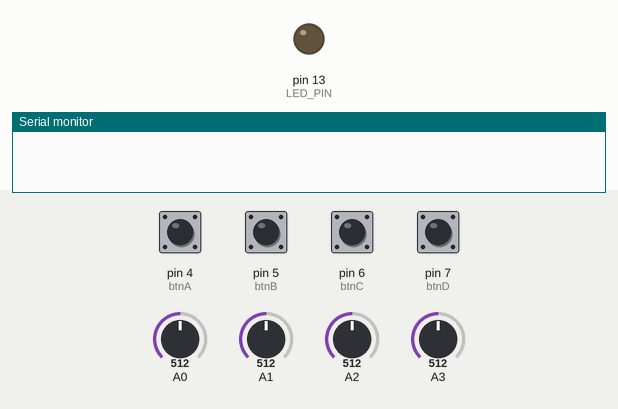
This sketch was run on a simulated Arduino Uno, built with avr-gcc and run on an emulated ATmega328P. On the bench: output pins drawn as LEDs (lit = HIGH), the last lines printed to the serial monitor. Dashed ring = blinking. The test bench sets the inputs (shaded band); at power-on: pin 4 (btnA), pin 5 (btnB), pin 6 (btnC), pin 7 (btnD) HIGH, A0 = 512, A1 = 512, A2 = 512, A3 = 512. MIDI output is not drawn.

Above: at 1.2 s.
1.3 s: pin 4 (btnA) pulled LOW for 0.15 s
At 1.5 s:
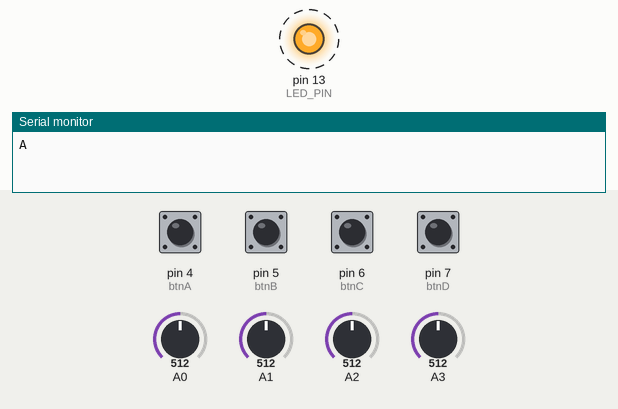
3.0 s: pin 5 (btnB) pulled LOW for 0.15 s
At 4.3 s:
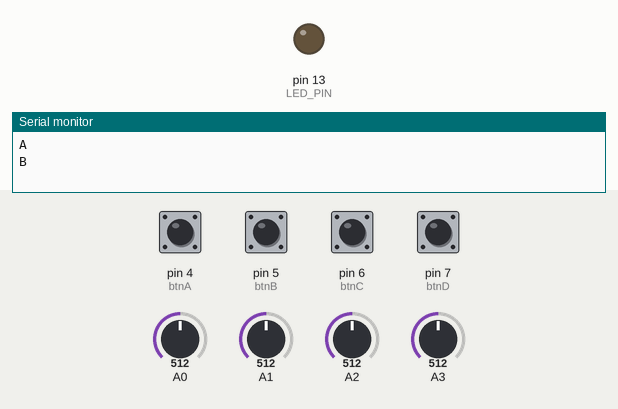
4.6 s: pin 6 (btnC) pulled LOW for 0.15 s
At 4.8 s:
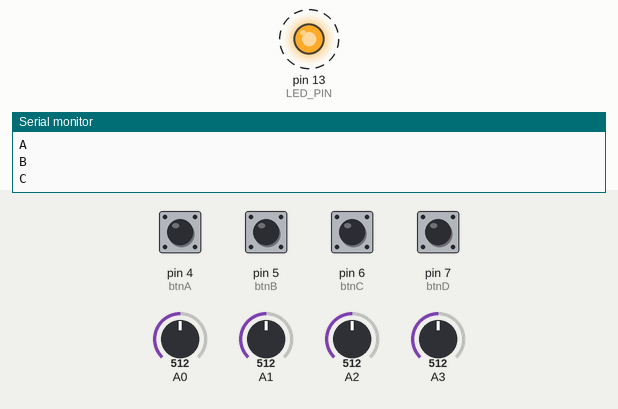
6.2 s: pin 7 (btnD) pulled LOW for 0.15 s
At 6.4 s:
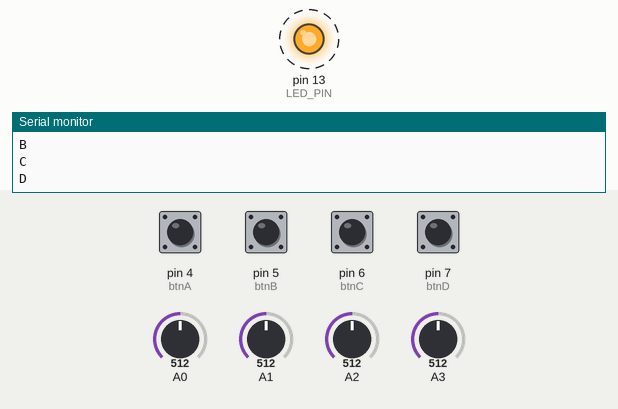
Timing chart, 0 to 8.8 s (numbered marks = the images above; inputs shaded):
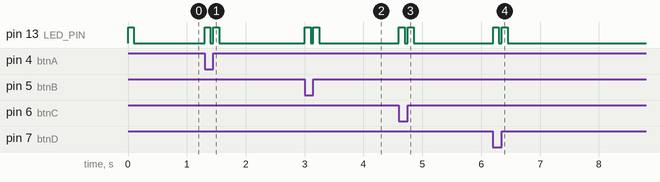

The sketch:

MidiController.ino
```cpp
#include <SoftwareSerial.h>        // Ref: https://docs.arduino.cc/learn/built-in-libraries/software-serial
#include <MIDI.h>                  // Ref: https://www.arduino.cc/reference/en/libraries/midi-library/
#include <JC_Button.h>             // Ref: https://www.arduino.cc/reference/en/libraries/jc_button/
#include <ResponsiveAnalogRead.h>  // Ref: https://www.arduino.cc/reference/en/libraries/responsiveanalogread/

// Define MIDI Channel, Note numbers and CC numbers.
const int MIDI_CH = 1;

const int NOTE_A = 34;
const int NOTE_B = 35;
const int NOTE_C = 36;
const int NOTE_D = 37;

const int CC_A = 34;
const int CC_B = 35;
const int CC_C = 36;
const int CC_D = 37;

// Setup buttons.
Button btnA(4);
Button btnB(5);
Button btnC(6);
Button btnD(7);

// Setup pots.
ResponsiveAnalogRead potA(A3, true);
ResponsiveAnalogRead potB(A2, true);
ResponsiveAnalogRead potC(A1, true);
ResponsiveAnalogRead potD(A0, true);

// Setup status LED.
const int LED_PIN = LED_BUILTIN;
const int LED_DURATION = 100;
unsigned long previousMillis = 0;
unsigned long currentMillis = 0;

// Setup MIDI.
SoftwareSerial softSerial(2, 3);
MIDI_CREATE_INSTANCE(SoftwareSerial, softSerial, midiA);

void setup() {
  pinMode(LED_PIN, OUTPUT);

  btnA.begin();
  btnB.begin();
  btnC.begin();
  btnD.begin();

  midiA.begin(MIDI_CH);
  Serial.begin(9600);
}

void loop() {
  btnA.read();
  btnB.read();
  btnC.read();
  btnD.read();

  potA.update();
  potB.update();
  potC.update();
  potD.update();

  // Check switch states, send MIDI notes.
  if (btnA.wasPressed()) {
    midiA.sendNoteOn(NOTE_A, 127, MIDI_CH);
    updatePreviousMillis();
    Serial.println("A");
  }
  if (btnB.wasPressed()) {
    midiA.sendNoteOn(NOTE_B, 127, MIDI_CH);
    updatePreviousMillis();
    Serial.println("B");
  }
  if (btnC.wasPressed()) {
    midiA.sendNoteOn(NOTE_C, 127, MIDI_CH);
    updatePreviousMillis();
    Serial.println("C");
  }
  if (btnD.wasPressed()) {
    midiA.sendNoteOn(NOTE_D, 127, MIDI_CH);
    updatePreviousMillis();
    Serial.println("D");
  }

  if (btnA.wasReleased()) {
    midiA.sendNoteOff(NOTE_A, 0, MIDI_CH);
    updatePreviousMillis();
  }
  if (btnB.wasReleased()) {
    midiA.sendNoteOff(NOTE_B, 0, MIDI_CH);
    updatePreviousMillis();
  }
  if (btnC.wasReleased()) {
    midiA.sendNoteOff(NOTE_C, 0, MIDI_CH);
    updatePreviousMillis();
  }
  if (btnD.wasReleased()) {
    midiA.sendNoteOff(NOTE_D, 0, MIDI_CH);
    updatePreviousMillis();
  }

  // Check pot values, send MIDI CC.
  if (potA.hasChanged()) {
    int value = potA.getValue();
    midiA.sendControlChange(CC_A, map(value, 0, 1022, 127, 0), MIDI_CH);
    updatePreviousMillis();
  }
  if (potB.hasChanged()) {
    int value = potB.getValue();
    midiA.sendControlChange(CC_B, map(value, 0, 1022, 127, 0), MIDI_CH);
    updatePreviousMillis();
  }
  if (potC.hasChanged()) {
    int value = potC.getValue();
    midiA.sendControlChange(CC_C, map(value, 0, 1022, 127, 0), MIDI_CH);
    updatePreviousMillis();
  }
  if (potD.hasChanged()) {
    int value = potD.getValue();
    midiA.sendControlChange(CC_D, map(value, 0, 1022, 127, 0), MIDI_CH);
    updatePreviousMillis();
  }

  // Light status LED if any MIDI messages had been sent.
  currentMillis = millis();
  if (currentMillis - previousMillis <= LED_DURATION) {
    digitalWrite(LED_PIN, HIGH);
  } else {
    digitalWrite(LED_PIN, LOW);
  }
}

void updatePreviousMillis() {
  previousMillis = currentMillis;
}
```

Measured:
- after the input at 1.3 s, pin 13 (LED_PIN): alternates HIGH for 0.10 s and LOW for 0.05 s, 4 changes in all, then stays LOW, starting at once
- after the input at 3.0 s, pin 13 (LED_PIN): alternates HIGH for 0.10 s and LOW for 0.05 s, 4 changes in all, then stays LOW, starting at once
- after the input at 4.6 s, pin 13 (LED_PIN): alternates HIGH for 0.10 s and LOW for 0.05 s, 4 changes in all, then stays LOW, starting at once
- after the input at 6.2 s, pin 13 (LED_PIN): alternates HIGH for 0.10 s and LOW for 0.05 s, 4 changes in all, then stays LOW, starting at once
